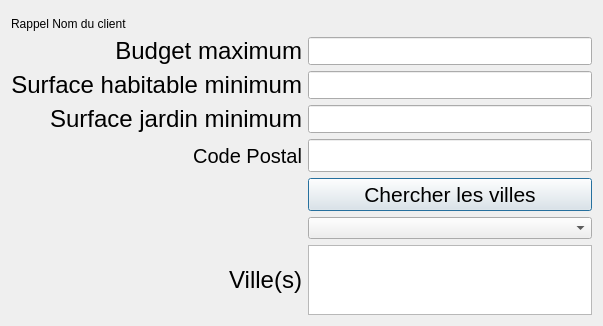
<?xml version="1.0" encoding="UTF-8"?>
<ui version="4.0">
 <class>DialogSouhait</class>
 <widget class="QDialog" name="DialogSouhait">
  <property name="geometry">
   <rect>
    <x>0</x>
    <y>0</y>
    <width>603</width>
    <height>321</height>
   </rect>
  </property>
  <property name="windowTitle">
   <string>Dialog</string>
  </property>
  <layout class="QVBoxLayout" name="verticalLayout_2">
   <item>
    <widget class="QWidget" name="widget_barreMenu" native="true"/>
   </item>
   <item>
    <widget class="QLabel" name="label_NomClient">
     <property name="text">
      <string>Rappel Nom du client</string>
     </property>
    </widget>
   </item>
   <item>
    <layout class="QGridLayout" name="gridLayout_3">
     <item row="1" column="0">
      <widget class="QLabel" name="label_SurfHabMin">
       <property name="sizePolicy">
        <sizepolicy hsizetype="Minimum" vsizetype="Preferred">
         <horstretch>0</horstretch>
         <verstretch>0</verstretch>
        </sizepolicy>
       </property>
       <property name="font">
        <font>
         <family>Liberation Sans</family>
         <pointsize>18</pointsize>
        </font>
       </property>
       <property name="text">
        <string>Surface habitable minimum</string>
       </property>
       <property name="alignment">
        <set>Qt::AlignRight|Qt::AlignTrailing|Qt::AlignVCenter</set>
       </property>
       <property name="buddy">
        <cstring>lineEdit_SurfHabMin</cstring>
       </property>
      </widget>
     </item>
     <item row="6" column="0">
      <widget class="QLabel" name="label_Ville_Souhait">
       <property name="sizePolicy">
        <sizepolicy hsizetype="Minimum" vsizetype="Preferred">
         <horstretch>1</horstretch>
         <verstretch>0</verstretch>
        </sizepolicy>
       </property>
       <property name="font">
        <font>
         <family>Liberation Sans</family>
         <pointsize>18</pointsize>
        </font>
       </property>
       <property name="text">
        <string>Ville(s)</string>
       </property>
       <property name="alignment">
        <set>Qt::AlignRight|Qt::AlignTrailing|Qt::AlignVCenter</set>
       </property>
      </widget>
     </item>
     <item row="3" column="0">
      <widget class="QLabel" name="label_CodePostal">
       <property name="sizePolicy">
        <sizepolicy hsizetype="Minimum" vsizetype="Preferred">
         <horstretch>0</horstretch>
         <verstretch>0</verstretch>
        </sizepolicy>
       </property>
       <property name="font">
        <font>
         <family>Liberation Sans</family>
         <pointsize>15</pointsize>
        </font>
       </property>
       <property name="text">
        <string>Code Postal</string>
       </property>
       <property name="alignment">
        <set>Qt::AlignRight|Qt::AlignTrailing|Qt::AlignVCenter</set>
       </property>
       <property name="buddy">
        <cstring>lineEdit_CodePostal</cstring>
       </property>
      </widget>
     </item>
     <item row="0" column="2">
      <widget class="QLineEdit" name="lineEdit_BudgetMax">
       <property name="sizePolicy">
        <sizepolicy hsizetype="Maximum" vsizetype="Expanding">
         <horstretch>3</horstretch>
         <verstretch>1</verstretch>
        </sizepolicy>
       </property>
       <property name="maximumSize">
        <size>
         <width>421</width>
         <height>16777215</height>
        </size>
       </property>
      </widget>
     </item>
     <item row="1" column="2">
      <widget class="QLineEdit" name="lineEdit_SurfHabMin">
       <property name="sizePolicy">
        <sizepolicy hsizetype="Maximum" vsizetype="Expanding">
         <horstretch>3</horstretch>
         <verstretch>1</verstretch>
        </sizepolicy>
       </property>
       <property name="maximumSize">
        <size>
         <width>421</width>
         <height>16777215</height>
        </size>
       </property>
      </widget>
     </item>
     <item row="3" column="2">
      <widget class="QLineEdit" name="lineEdit_CodePostal">
       <property name="sizePolicy">
        <sizepolicy hsizetype="Minimum" vsizetype="Fixed">
         <horstretch>3</horstretch>
         <verstretch>1</verstretch>
        </sizepolicy>
       </property>
       <property name="maximumSize">
        <size>
         <width>421</width>
         <height>16777215</height>
        </size>
       </property>
       <property name="font">
        <font>
         <family>Liberation Sans</family>
         <pointsize>16</pointsize>
        </font>
       </property>
      </widget>
     </item>
     <item row="0" column="0">
      <widget class="QLabel" name="label_BudgetMax">
       <property name="font">
        <font>
         <family>Liberation Sans</family>
         <pointsize>18</pointsize>
        </font>
       </property>
       <property name="text">
        <string>Budget maximum</string>
       </property>
       <property name="alignment">
        <set>Qt::AlignRight|Qt::AlignTrailing|Qt::AlignVCenter</set>
       </property>
      </widget>
     </item>
     <item row="6" column="2">
      <widget class="QTextEdit" name="textEdit_Villes"/>
     </item>
     <item row="4" column="2">
      <widget class="QPushButton" name="button_ChercherVilles">
       <property name="font">
        <font>
         <family>Liberation Sans</family>
         <pointsize>16</pointsize>
        </font>
       </property>
       <property name="text">
        <string>Chercher les villes</string>
       </property>
      </widget>
     </item>
     <item row="2" column="2">
      <widget class="QLineEdit" name="lineEdit_SurJardMin">
       <property name="sizePolicy">
        <sizepolicy hsizetype="Maximum" vsizetype="Expanding">
         <horstretch>3</horstretch>
         <verstretch>1</verstretch>
        </sizepolicy>
       </property>
       <property name="maximumSize">
        <size>
         <width>421</width>
         <height>16777215</height>
        </size>
       </property>
      </widget>
     </item>
     <item row="2" column="0">
      <widget class="QLabel" name="label_SurfJardMin">
       <property name="sizePolicy">
        <sizepolicy hsizetype="Minimum" vsizetype="Preferred">
         <horstretch>0</horstretch>
         <verstretch>0</verstretch>
        </sizepolicy>
       </property>
       <property name="font">
        <font>
         <family>Liberation Sans</family>
         <pointsize>18</pointsize>
        </font>
       </property>
       <property name="text">
        <string>Surface jardin minimum</string>
       </property>
       <property name="alignment">
        <set>Qt::AlignRight|Qt::AlignTrailing|Qt::AlignVCenter</set>
       </property>
       <property name="buddy">
        <cstring>lineEdit_SurJardMin</cstring>
       </property>
      </widget>
     </item>
     <item row="5" column="2">
      <widget class="QComboBox" name="comboBox_Ville"/>
     </item>
    </layout>
   </item>
  </layout>
 </widget>
 <resources/>
 <connections/>
</ui>
